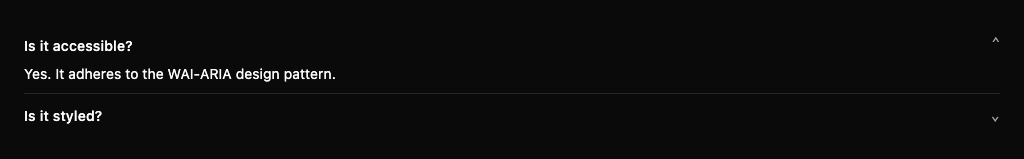
#> input picture library/src/jvmTest/snapshots/accordion_expanded_dark.png, 1024 x 159 px
$ python generate_palette.py --image ../../../../library/src/jvmTest/snapshots/accordion_expanded_dark.png
#> lines starting #> are read from the running program, lines starting #| are printed output that depends on the picture
#!/usr/bin/env python3
"""
KMM Design System — Palette Generator

Takes N named brand seed colors and outputs:
  1. tokens/AppColors.kt        — dynamic BrandColorFamily map + fixed neutrals
  2. tokens/BrandExtensions.kt  — typed per-project extension properties
  3. previews/ColorPalettePreview.kt — Compose @Preview swatches (light + dark)

Usage:
  python3 generate_palette.py \
    --brand primary=#1E3A5F \
    --brand accent=#E67E22 \
    --group-id com.example.app \
    --output src/commonMain/kotlin/com/example/app/core/designsystem/
"""
from __future__ import annotations

import argparse
import math
import os
from pathlib import Path


# ── Color math (no external dependencies) ─────────────────────────────────────

def hex_to_rgb(hex_color: str) -> tuple[int, int, int]:
    h = hex_color.lstrip("#")
    if len(h) == 3:
        h = "".join(c * 2 for c in h)
    return int(h[0:2], 16), int(h[2:4], 16), int(h[4:6], 16)


def rgb_to_hsl(r: int, g: int, b: int) -> tuple[float, float, float]:
    r_, g_, b_ = r / 255, g / 255, b / 255
    max_c, min_c = max(r_, g_, b_), min(r_, g_, b_)
    l = (max_c + min_c) / 2
    if max_c == min_c:
        h = s = 0.0
    else:
        d = max_c - min_c
        s = d / (2 - max_c - min_c) if l > 0.5 else d / (max_c + min_c)
        if max_c == r_:
            h = (g_ - b_) / d + (6 if g_ < b_ else 0)
        elif max_c == g_:
            h = (b_ - r_) / d + 2
        else:
            h = (r_ - g_) / d + 4
        h /= 6
    return h * 360, s * 100, l * 100


def hsl_to_rgb(h: float, s: float, l: float) -> tuple[int, int, int]:
    h_, s_, l_ = h / 360, s / 100, l / 100
    if s_ == 0:
        v = int(l_ * 255)
        return v, v, v

    # [7 lines left out: function hue2rgb, not called in this run]

    q = l_ * (1 + s_) if l_ < 0.5 else l_ + s_ - l_ * s_
    p = 2 * l_ - q
    return (
        int(hue2rgb(p, q, h_ + 1 / 3) * 255),
        int(hue2rgb(p, q, h_) * 255),
        int(hue2rgb(p, q, h_ - 1 / 3) * 255),
    )


def _linear(c: int) -> float:
    v = c / 255
    return v / 12.92 if v <= 0.03928 else ((v + 0.055) / 1.055) ** 2.4


def luminance(r: int, g: int, b: int) -> float:
    return 0.2126 * _linear(r) + 0.7152 * _linear(g) + 0.0722 * _linear(b)


def contrast_ratio(lum1: float, lum2: float) -> float:
    hi, lo = max(lum1, lum2), min(lum1, lum2)
    return (hi + 0.05) / (lo + 0.05)


def on_color(r: int, g: int, b: int) -> tuple[int, int, int]:
    """Return near-black or near-white — whichever has higher WCAG contrast."""
    lum = luminance(r, g, b)
    dark  = (9, 9, 11)       # #09090B
    light = (250, 250, 250)  # #FAFAFA
    c_dark  = contrast_ratio(lum, luminance(*dark))
    c_light = contrast_ratio(lum, luminance(*light))
    return dark if c_dark >= c_light else light


def shift_lightness(r: int, g: int, b: int, delta: float) -> tuple[int, int, int]:
    h, s, l = rgb_to_hsl(r, g, b)
    return hsl_to_rgb(h, s, max(0.0, min(100.0, l + delta)))


def shift_saturation(r: int, g: int, b: int, delta: float) -> tuple[int, int, int]:
    h, s, l = rgb_to_hsl(r, g, b)
    return hsl_to_rgb(h, max(0.0, min(100.0, s + delta)), l)


def rgb_to_hex(r: int, g: int, b: int) -> str:
    return f"#{r:02X}{g:02X}{b:02X}"


def to_argb_hex(r: int, g: int, b: int, a: int = 255) -> str:
    return f"0xFF{r:02X}{g:02X}{b:02X}"


# ── Brand family derivation ────────────────────────────────────────────────────

def derive_family_light(seed_hex: str) -> dict[str, str]:
    r, g, b = hex_to_rgb(seed_hex)
    on = on_color(r, g, b)
    container = shift_lightness(r, g, b, +38)
    on_container = on_color(*container)
    hover   = shift_lightness(r, g, b, -8)
    pressed = shift_lightness(r, g, b, -15)
    dis_rgb = shift_saturation(*shift_lightness(r, g, b, +20), -40)
    return {
        "color":       to_argb_hex(r, g, b),
        "onColor":     to_argb_hex(*on),
        "container":   to_argb_hex(*container),
        "onContainer": to_argb_hex(*on_container),
        "hover":       to_argb_hex(*hover),
        "pressed":     to_argb_hex(*pressed),
        "disabled":    to_argb_hex(*dis_rgb),
    }


def derive_family_dark(seed_hex: str) -> dict[str, str]:
    r, g, b = hex_to_rgb(seed_hex)
    # In dark mode: lighten the color slightly so it pops on dark surfaces
    dr, dg, db = shift_lightness(r, g, b, +15)
    on = on_color(dr, dg, db)
    container = shift_lightness(r, g, b, -25)
    on_container = on_color(*container)
    hover   = shift_lightness(dr, dg, db, +8)
    pressed = shift_lightness(dr, dg, db, +15)
    dis_rgb = shift_saturation(*shift_lightness(r, g, b, -10), -40)
    return {
        "color":       to_argb_hex(dr, dg, db),
        "onColor":     to_argb_hex(*on),
        "container":   to_argb_hex(*container),
        "onContainer": to_argb_hex(*on_container),
        "hover":       to_argb_hex(*hover),
        "pressed":     to_argb_hex(*pressed),
        "disabled":    to_argb_hex(*dis_rgb),
    }


# ── Fixed neutral palettes ─────────────────────────────────────────────────────

LIGHT_NEUTRALS = {
    "background":       "0xFFFFFFFF",
    "surface":          "0xFFFFFFFF",
    "surfaceVariant":   "0xFFF4F4F5",
    "surfaceContainer": "0xFFE4E4E7",
    "onBackground":     "0xFF09090B",
    "onSurface":        "0xFF09090B",
    "onSurfaceVariant": "0xFF71717A",
    "outline":          "0xFFE4E4E7",
    "outlineVariant":   "0xFFF4F4F5",
    "scrim":            "0x80000000",
    "inverseSurface":   "0xFF27272A",
    "inverseOnSurface": "0xFFFAFAFA",
    "success":          "0xFF16A34A",
    "onSuccess":        "0xFFFFFFFF",
    "warning":          "0xFFD97706",
    "onWarning":        "0xFFFFFFFF",
    "error":            "0xFFDC2626",
    "onError":          "0xFFFFFFFF",
    "errorContainer":   "0xFFFEE2E2",
    "onErrorContainer": "0xFF7F1D1D",
    "hoverOverlay":     "0x0A000000",
    "pressedOverlay":   "0x1A000000",
}

DARK_NEUTRALS = {
    "background":       "0xFF09090B",
    "surface":          "0xFF09090B",
    "surfaceVariant":   "0xFF18181B",
    "surfaceContainer": "0xFF27272A",
    "onBackground":     "0xFFFAFAFA",
    "onSurface":        "0xFFFAFAFA",
    "onSurfaceVariant": "0xFFA1A1AA",
    "outline":          "0xFF3F3F46",
    "outlineVariant":   "0xFF27272A",
    "scrim":            "0x99000000",
    "inverseSurface":   "0xFFF4F4F5",
    "inverseOnSurface": "0xFF18181B",
    "success":          "0xFF4ADE80",
    "onSuccess":        "0xFF052E16",
    "warning":          "0xFFFBBF24",
    "onWarning":        "0xFF451A03",
    "error":            "0xFFFCA5A5",
    "onError":          "0xFF7F1D1D",
    "errorContainer":   "0xFF7F1D1D",
    "onErrorContainer": "0xFFFEE2E2",
    "hoverOverlay":     "0x1AFFFFFF",
    "pressedOverlay":   "0x2AFFFFFF",
}


# ── Kotlin codegen ─────────────────────────────────────────────────────────────

def _family_block(name: str, fam: dict[str, str], indent: int = 12) -> str:
    pad = " " * indent
    lines = [f'"{name}" to BrandColorFamily(']
    fields = ["color", "onColor", "container", "onContainer", "hover", "pressed", "disabled"]
    for i, field in enumerate(fields):
        comma = "," if i < len(fields) - 1 else ""
        lines.append(f"{pad}    {field} = Color({fam[field]}){comma}")
    lines.append(f"{pad}),")
    return ("\n" + pad).join(lines)


def generate_app_colors_kt(group_id: str, brand_light: dict, brand_dark: dict) -> str:
    pkg = f"{group_id}.core.designsystem.tokens"

    light_families = "\n            ".join(
        _family_block(name, fam, indent=12) for name, fam in brand_light.items()
    )
    dark_families = "\n            ".join(
        _family_block(name, fam, indent=12) for name, fam in brand_dark.items()
    )

    def neutral_lines(n: dict) -> str:
        return "\n    ".join(f"{k} = Color({v})," for k, v in n.items())

    return f"""\
package {pkg}

import androidx.compose.runtime.Immutable
import androidx.compose.ui.graphics.Color

@Immutable
data class BrandColorFamily(
    val color:       Color,  // brand color — buttons, active states
    val onColor:     Color,  // text ON this color (WCAG-derived)
    val container:   Color,  // tonal bg — cards, chips, badges in brand color
    val onContainer: Color,  // text ON container
    val hover:       Color,
    val pressed:     Color,
    val disabled:    Color,
)

@Immutable
data class AppColors(
    // Dynamic — project defines as many brand families as it needs
    val brand: Map<String, BrandColorFamily>,

    // Fixed neutrals — text always lives here, never in brand
    val background:       Color,
    val surface:          Color,
    val surfaceVariant:   Color,
    val surfaceContainer: Color,
    val onBackground:     Color,
    val onSurface:        Color,          // body text
    val onSurfaceVariant: Color,          // secondary text / hints

    // Utility
    val outline:          Color,
    val outlineVariant:   Color,
    val scrim:            Color,
    val inverseSurface:   Color,
    val inverseOnSurface: Color,

    // Status — semantic, not brand
    val success:          Color,
    val onSuccess:        Color,
    val warning:          Color,
    val onWarning:        Color,
    val error:            Color,
    val onError:          Color,
    val errorContainer:   Color,
    val onErrorContainer: Color,

    val hoverOverlay:   Color,
    val pressedOverlay: Color,

    val isLight: Boolean,
)

val LightColors = AppColors(
    brand = mapOf(
        {light_families}
    ),
    {neutral_lines(LIGHT_NEUTRALS)}
    isLight = true,
)

val DarkColors = AppColors(
    brand = mapOf(
        {dark_families}
    ),
    {neutral_lines(DARK_NEUTRALS)}
    isLight = false,
)
"""


def generate_brand_extensions_kt(group_id: str, brand_names: list[str]) -> str:
    pkg = f"{group_id}.core.designsystem.tokens"
    lines = []
    for name in brand_names:
        lines.append(
            f"val AppColors.{name}: BrandColorFamily "
            f'get() = brand.getValue("{name}")'
        )
    props = "\n".join(lines)
    return f"""\
package {pkg}

// Auto-generated — re-run generate_palette.py to update.
// Add these to the project's :core:designsystem module.

{props}
"""


def generate_palette_preview_kt(group_id: str, brand_names: list[str]) -> str:
    pkg = f"{group_id}.core.designsystem.previews"
    tokens_pkg = f"{group_id}.core.designsystem.tokens"

    swatch_rows = "\n        ".join(
        f'BrandFamilyRow(label = "{name}", family = colors.{name})'
        for name in brand_names
    )

    return f"""\
package {pkg}

import androidx.compose.foundation.background
import androidx.compose.foundation.border
import androidx.compose.foundation.layout.*
import androidx.compose.foundation.lazy.LazyColumn
import androidx.compose.material3.Text
import androidx.compose.runtime.Composable
import androidx.compose.ui.Alignment
import androidx.compose.ui.Modifier
import androidx.compose.ui.graphics.Color
import androidx.compose.ui.text.font.FontWeight
import androidx.compose.ui.unit.dp
import androidx.compose.ui.unit.sp
import androidx.compose.ui.tooling.preview.Preview
import {tokens_pkg}.AppColors
import {tokens_pkg}.BrandColorFamily
import {tokens_pkg}.DarkColors
import {tokens_pkg}.LightColors
import {tokens_pkg}.*

@Preview(name = "Palette — Light", showBackground = true, backgroundColor = 0xFFFFFFFF)
@Composable
fun PalettePreviewLight() = PaletteDisplay(LightColors)

@Preview(name = "Palette — Dark", showBackground = true, backgroundColor = 0xFF09090B)
@Composable
fun PalettePreviewDark() = PaletteDisplay(DarkColors)

@Composable
private fun PaletteDisplay(colors: AppColors) {{
    LazyColumn(
        modifier = Modifier
            .fillMaxWidth()
            .background(colors.background)
            .padding(16.dp),
        verticalArrangement = Arrangement.spacedBy(24.dp),
    ) {{
        item {{ SectionLabel("Brand Families", colors.onSurface) }}
        item {{
            Column(verticalArrangement = Arrangement.spacedBy(16.dp)) {{
                {swatch_rows}
            }}
        }}
        item {{ SectionLabel("Neutrals", colors.onSurface) }}
        item {{ NeutralRow(colors) }}
        item {{ SectionLabel("Status", colors.onSurface) }}
        item {{ StatusRow(colors) }}
    }}
}}

@Composable
private fun BrandFamilyRow(label: String, family: BrandColorFamily) {{
    Column(verticalArrangement = Arrangement.spacedBy(4.dp)) {{
        Text(label, fontWeight = FontWeight.SemiBold, fontSize = 13.sp, color = Color(0xFF71717A))
        Row(horizontalArrangement = Arrangement.spacedBy(4.dp)) {{
            Swatch(family.color,     family.onColor,     "color")
            Swatch(family.onColor,   family.color,       "on")
            Swatch(family.container, family.onContainer, "container")
            Swatch(family.hover,     family.onColor,     "hover")
            Swatch(family.pressed,   family.onColor,     "pressed")
            Swatch(family.disabled,  Color(0xFF71717A),  "disabled")
        }}
    }}
}}

@Composable
private fun NeutralRow(colors: AppColors) {{
    Row(horizontalArrangement = Arrangement.spacedBy(4.dp)) {{
        Swatch(colors.background,     colors.onBackground,     "bg")
        Swatch(colors.surface,        colors.onSurface,        "surface")
        Swatch(colors.surfaceVariant, colors.onSurfaceVariant, "variant")
        Swatch(colors.onSurface,      colors.surface,          "text")
        Swatch(colors.onSurfaceVariant, colors.surface,        "hint")
        Swatch(colors.outline,        colors.onSurface,        "outline")
    }}
}}

@Composable
private fun StatusRow(colors: AppColors) {{
    Row(horizontalArrangement = Arrangement.spacedBy(4.dp)) {{
        Swatch(colors.success,        colors.onSuccess,        "success")
        Swatch(colors.warning,        colors.onWarning,        "warning")
        Swatch(colors.error,          colors.onError,          "error")
        Swatch(colors.errorContainer, colors.onErrorContainer, "errCont")
    }}
}}

@Composable
private fun Swatch(bg: Color, textColor: Color, label: String) {{
    Box(
        modifier = Modifier
            .size(width = 64.dp, height = 56.dp)
            .background(bg)
            .border(0.5.dp, Color(0x22000000)),
        contentAlignment = Alignment.BottomStart,
    ) {{
        Text(
            text = label,
            color = textColor,
            fontSize = 9.sp,
            modifier = Modifier.padding(3.dp),
        )
    }}
}}

@Composable
private fun SectionLabel(text: String, color: Color) {{
    Text(text, fontWeight = FontWeight.Bold, fontSize = 14.sp, color = color)
}}
"""


# ── Image color extraction ────────────────────────────────────────────────────

def _kmeans(pixels: list[tuple[int, int, int]], k: int, iterations: int = 20) -> list[tuple[int, int, int]]:
    """Pure-Python k-means — no numpy required."""
    import random
    centroids = random.sample(pixels, min(k, len(pixels)))
    for _ in range(iterations):
        clusters: list[list[tuple[int, int, int]]] = [[] for _ in range(k)]
        for px in pixels:
            dists = [
                (px[0] - c[0]) ** 2 + (px[1] - c[1]) ** 2 + (px[2] - c[2]) ** 2
                for c in centroids
            ]
            clusters[dists.index(min(dists))].append(px)
        new_c = []
        for i, cluster in enumerate(clusters):
            if cluster:
                n = len(cluster)
                new_c.append((
                    sum(p[0] for p in cluster) // n,
                    sum(p[1] for p in cluster) // n,
                    sum(p[2] for p in cluster) // n,
                ))
            else:
                new_c.append(centroids[i])
        if new_c == centroids:
            break
        centroids = new_c
    return centroids


def _filter_near_neutral(colors: list[tuple[int, int, int]], threshold: float = 20.0) -> list[tuple[int, int, int]]:
    """Remove near-white, near-black, and near-gray clusters (low saturation)."""
    result = []
    for r, g, b in colors:
        _, s, l = rgb_to_hsl(r, g, b)
        if s >= threshold and 10 <= l <= 90:
            result.append((r, g, b))
    return result or colors  # fallback: return all if everything filtered


def extract_colors_from_image(image_path: str, n: int = 4) -> list[tuple[int, int, int]]:
    """Extract N dominant brand colors from an image using PIL + k-means.

    Filters out near-neutral colors (grays, white, black) so the returned
    palette contains only the most prominent brand hues.

    Requires: pip install Pillow
    """
#> called with n = 4
    try:
        from PIL import Image
    except ImportError:
        raise SystemExit(
            "❌  Pillow is required for image color extraction.\n"
            "    Install with: pip install Pillow\n"
            "    Or provide colors manually: --brand primary=#HEX --brand accent=#HEX"
        )

    img = Image.open(image_path).convert("RGB")
    # Downsample for speed — 120px longest side is plenty for color extraction
    img.thumbnail((120, 120))
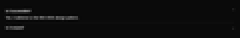
#> img: PIL image 120x19 RGB (shown 2 times larger); min 3, max 131, mean 13.1
    pixels = list(img.getdata())
#> pixels = 2280 items, first 6: (10, 10, 10), (10, 10, 10), (10, 10, 10), (10, 10, 10), (10, 10, 10), (10, 10, 10)

    # Over-cluster then filter neutrals, take top N
    k_initial = min(n * 3, len(pixels), 24)
#> k_initial = 12
#> (the rest of the program and of its run is left out)
